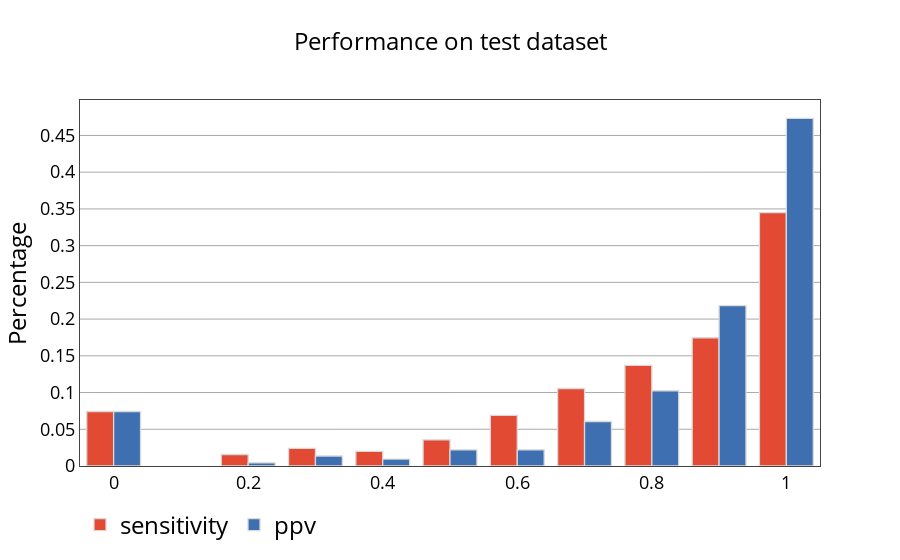

Source (notebook cell):
### Code cell
iplot(fig)

### Figure 1 — Plotly figure (JSON) as saved in the notebook; plotly's stock layout.template omitted (floating-point values rounded to 4 significant figures; data arrays with more than 128 entries replaced by an {"elided": "..."} marker saying what was removed)
{"data": [{"histfunc": "count", "histnorm": "probability", "marker": {"color": "rgba(226, 74, 51, 1.0)", "line": {"color": "#D9D9D9", "width": 1.3}}, "name": "sensitivity", "nbinsx": 20, "opacity": 1, "orientation": "v", "type": "histogram", "uid": "731c17da-e276-4f9b-9b02-30449c9774de", "x": {"elided": "957 float values"}}, {"histfunc": "count", "histnorm": "probability", "marker": {"color": "rgba(62, 111, 176, 1.0)", "line": {"color": "#D9D9D9", "width": 1.3}}, "name": "ppv", "nbinsx": 20, "opacity": 1, "orientation": "v", "type": "histogram", "uid": "b7335f2d-4f5e-42a1-b9eb-3171902cbc57", "x": {"elided": "957 float values"}}], "layout": {"barmode": "group", "legend": {"bgcolor": "#FFFFFF", "font": {"color": "#000", "size": 24}, "orientation": "h"}, "paper_bgcolor": "rgba(0,0,0,0)", "plot_bgcolor": "rgba(0,0,0,0)", "title": {"font": {"color": "#000", "size": 24}, "text": "Performance on test dataset"}, "xaxis": {"gridcolor": "#F6F6F6", "mirror": true, "showgrid": false, "showline": true, "tickfont": {"color": "#000", "size": 18}, "title": {"font": {"color": "#000", "size": 24}, "text": ""}, "zeroline": false, "zerolinecolor": "#F6F6F6"}, "yaxis": {"gridcolor": "darkgray", "gridwidth": 1, "mirror": true, "showgrid": true, "showline": true, "tickfont": {"color": "#000", "size": 18}, "title": {"font": {"color": "#000", "size": 24}, "text": "Percentage"}, "zerolinecolor": "#F6F6F6"}}}
